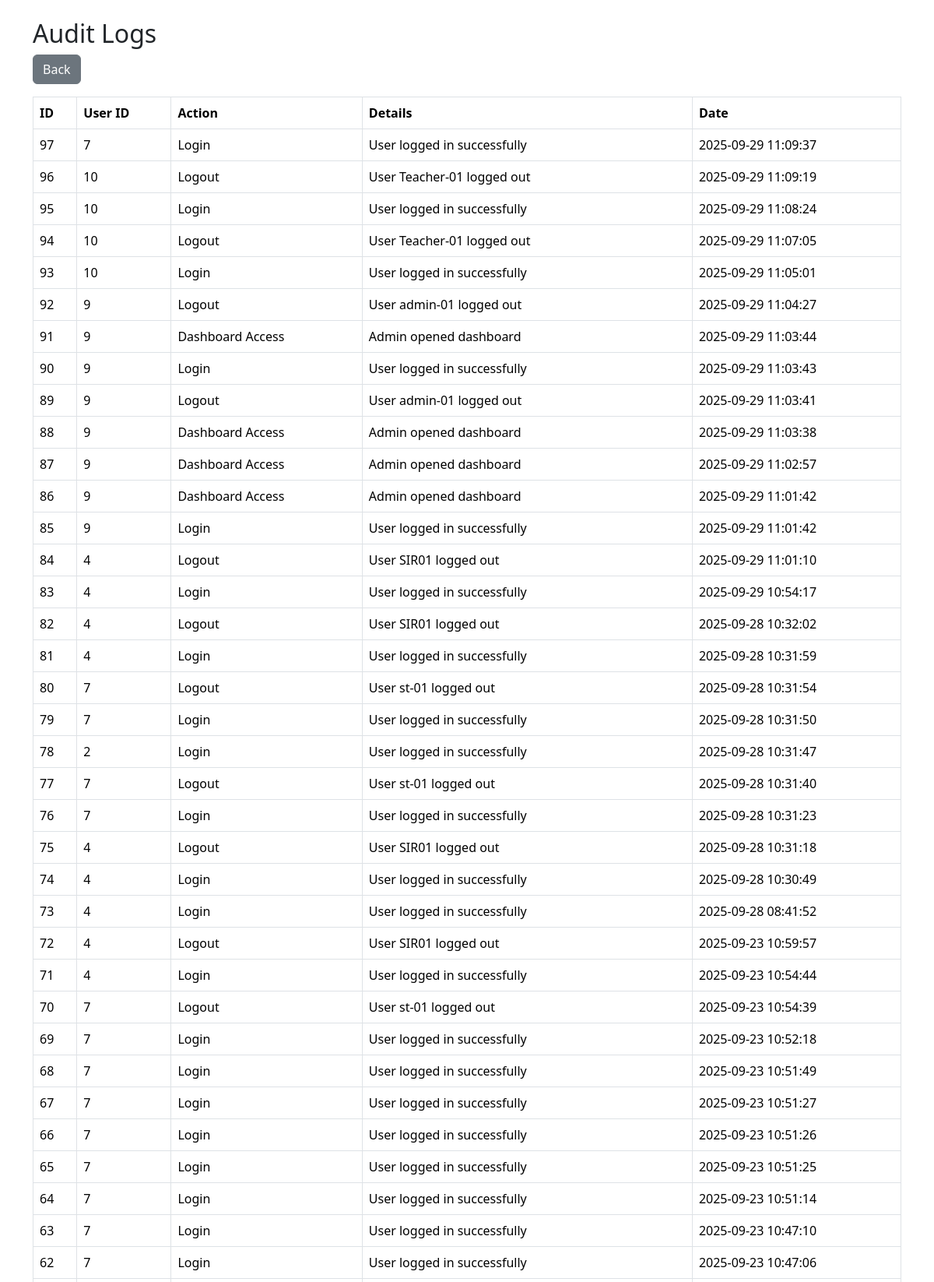
Screenshot of /audit_logs.php (signed in, upper part) with the database file from the repository.
### tables this page shows
CREATE TABLE `audit_logs` (
  `id` int(11) NOT NULL,
  `user_id` int(11) DEFAULT NULL,
  `module` varchar(100) NOT NULL,
  `action` varchar(100) NOT NULL,
  `details` text DEFAULT NULL,
  `status` enum('success','failed') DEFAULT 'success',
  `ip_address` varchar(45) DEFAULT NULL,
  `device_info` varchar(255) DEFAULT NULL,
  `created_at` timestamp NOT NULL DEFAULT current_timestamp()
);

### audit_logs.php (the view, shortened to what this page needs)
<?php
include 'db.php';
$result = $conn->query("SELECT id, user_id, action, details, created_at FROM audit_logs ORDER BY id DESC");
?>
<!DOCTYPE html>
<html>
<head>
    <link href="https://cdn.jsdelivr.net/npm/bootstrap@5.3.3/dist/css/bootstrap.min.css" rel="stylesheet">
</head>
<body class="p-4">
<div class="container">
    <h2>Audit Logs</h2>
    <a href="admin_dashboard.php" class="btn btn-secondary mb-3">Back</a>
    <table class="table table-bordered">
        <thead>
            <tr>
                <th>ID</th><th>User ID</th><th>Action</th><th>Details</th><th>Date</th>
            </tr>
        </thead>
        <tbody>
            <?php while($row = $result->fetch_assoc()): ?>
            <tr>
                <td><?= $row['id'] ?></td>
                <td><?= $row['user_id'] ?></td>
                <td><?= htmlspecialchars($row['action']) ?></td>
                <td><?= htmlspecialchars($row['details']) ?></td>
                <td><?= $row['created_at'] ?></td>
            </tr>
            <?php endwhile; ?>
        </tbody>
    </table>
</div>
</body>
</html>

### rows the page displays
audit_logs: id "97", user "7", action "Login", details "User logged in successfully", created_at "2025-09-29 11:09:37"
audit_logs: id "96", user "10", action "Logout", details "User Teacher-01 logged out", created_at "2025-09-29 11:09:19"
audit_logs: id "95", user "10", action "Login", details "User logged in successfully", created_at "2025-09-29 11:08:24"
audit_logs: id "94", user "10", action "Logout", details "User Teacher-01 logged out", created_at "2025-09-29 11:07:05"
audit_logs: id "93", user "10", action "Login", details "User logged in successfully", created_at "2025-09-29 11:05:01"
audit_logs: id "92", user "9", action "Logout", details "User admin-01 logged out", created_at "2025-09-29 11:04:27"
audit_logs: id "91", user "9", action "Dashboard Access", details "Admin opened dashboard", created_at "2025-09-29 11:03:44"
audit_logs: id "90", user "9", action "Login", details "User logged in successfully", created_at "2025-09-29 11:03:43"
audit_logs: id "89", user "9", action "Logout", details "User admin-01 logged out", created_at "2025-09-29 11:03:41"
audit_logs: id "88", user "9", action "Dashboard Access", details "Admin opened dashboard", created_at "2025-09-29 11:03:38"
audit_logs: id "87", user "9", action "Dashboard Access", details "Admin opened dashboard", created_at "2025-09-29 11:02:57"
audit_logs: id "86", user "9", action "Dashboard Access", details "Admin opened dashboard", created_at "2025-09-29 11:01:42"
audit_logs: id "85", user "9", action "Login", details "User logged in successfully", created_at "2025-09-29 11:01:42"
audit_logs: id "84", user "4", action "Logout", details "User SIR01 logged out", created_at "2025-09-29 11:01:10"
audit_logs: id "83", user "4", action "Login", details "User logged in successfully", created_at "2025-09-29 10:54:17"
audit_logs: id "82", user "4", action "Logout", details "User SIR01 logged out", created_at "2025-09-28 10:32:02"
audit_logs: id "81", user "4", action "Login", details "User logged in successfully", created_at "2025-09-28 10:31:59"
audit_logs: id "80", user "7", action "Logout", details "User st-01 logged out", created_at "2025-09-28 10:31:54"
audit_logs: id "79", user "7", action "Login", details "User logged in successfully", created_at "2025-09-28 10:31:50"
audit_logs: id "78", user "2", action "Login", details "User logged in successfully", created_at "2025-09-28 10:31:47"
audit_logs: id "77", user "7", action "Logout", details "User st-01 logged out", created_at "2025-09-28 10:31:40"
audit_logs: id "76", user "7", action "Login", details "User logged in successfully", created_at "2025-09-28 10:31:23"
audit_logs: id "75", user "4", action "Logout", details "User SIR01 logged out", created_at "2025-09-28 10:31:18"
audit_logs: id "74", user "4", action "Login", details "User logged in successfully", created_at "2025-09-28 10:30:49"
audit_logs: id "73", user "4", action "Login", details "User logged in successfully", created_at "2025-09-28 08:41:52"
audit_logs: id "72", user "4", action "Logout", details "User SIR01 logged out", created_at "2025-09-23 10:59:57"
audit_logs: id "71", user "4", action "Login", details "User logged in successfully", created_at "2025-09-23 10:54:44"
audit_logs: id "70", user "7", action "Logout", details "User st-01 logged out", created_at "2025-09-23 10:54:39"
audit_logs: id "69", user "7", action "Login", details "User logged in successfully", created_at "2025-09-23 10:52:18"
audit_logs: id "68", user "7", action "Login", details "User logged in successfully", created_at "2025-09-23 10:51:49"
audit_logs: id "67", user "7", action "Login", details "User logged in successfully", created_at "2025-09-23 10:51:27"
audit_logs: id "66", user "7", action "Login", details "User logged in successfully", created_at "2025-09-23 10:51:26"
audit_logs: id "65", user "7", action "Login", details "User logged in successfully", created_at "2025-09-23 10:51:25"
audit_logs: id "64", user "7", action "Login", details "User logged in successfully", created_at "2025-09-23 10:51:14"
audit_logs: id "63", user "7", action "Login", details "User logged in successfully", created_at "2025-09-23 10:47:10"
audit_logs: id "62", user "7", action "Login", details "User logged in successfully", created_at "2025-09-23 10:47:06"
